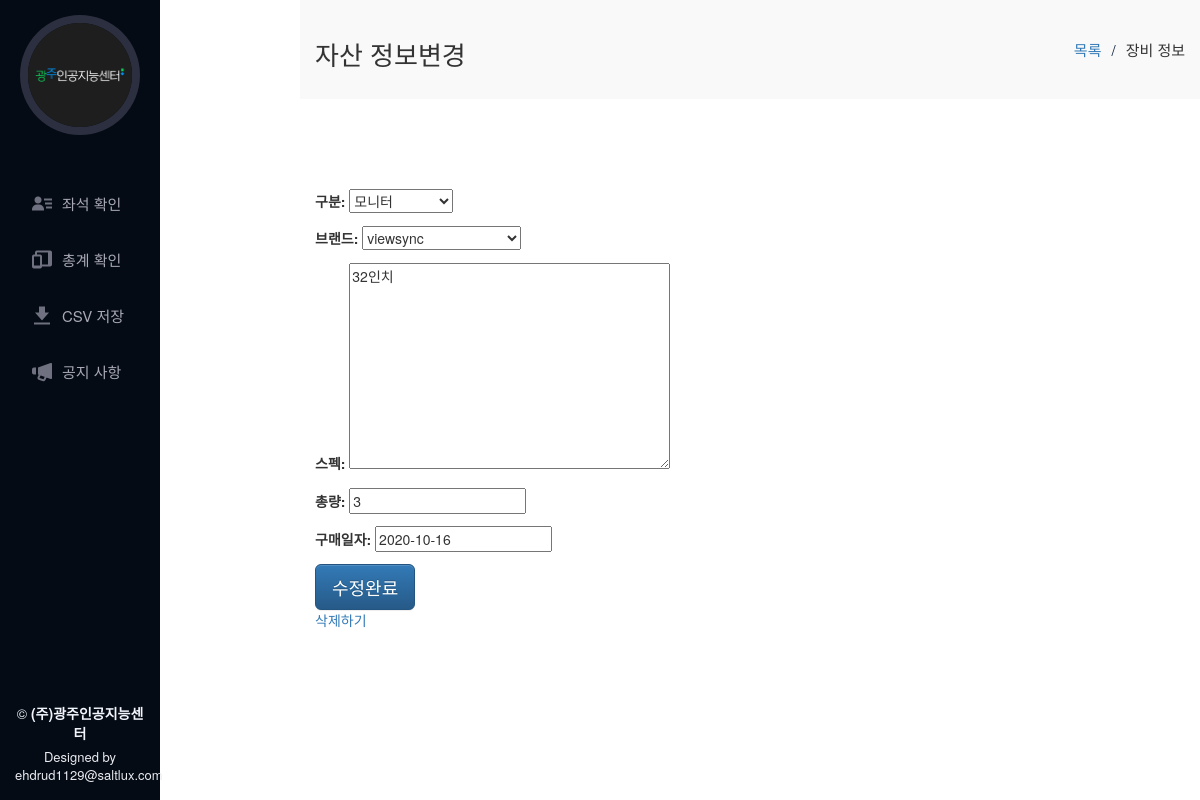
/check_total_update/24, run on the app's committed database.
### app_equipments/models.py (models this page shows, shortened)
class Device(models.Model):
    device_id = models.AutoField(primary_key=True)
    purchase_date = DateField(default=datetime.date.today)
    category = models.CharField(max_length=20, default='', choices=CATEGORY_CHOICES)
    brand = models.CharField(max_length=20, default='', choices=BRAND_CHOICES)
    amount = models.IntegerField(default=1)
    spec = models.TextField(blank=True, default='')
    is_assets = models.CharField(blank=True, max_length=20, default='', choices=IS_ASSETS_CHOICES)
    etc = models.TextField(blank=True, default='')
    class Meta:
        ordering = ('category', 'brand', 'purchase_date')

### app_equipments/views.py (the view)
# urls.py: path('check_total_update/<int:device_id>', check_total_update, name='check_total_update'),
def check_total_update(request, device_id):
    device = Device.objects.get(device_id=device_id)
    if request.method == "POST":
        form = DeviceNewForm(request.POST)
        if form.is_valid():
            device.category = form.cleaned_data['category']
            device.brand = form.cleaned_data['brand']
            device.spec = form.cleaned_data['spec']
            device.amount = form.cleaned_data['amount']
            device.purchase_date = form.cleaned_data['purchase_date']
            device.save()
        return redirect('check_total')
    else:
        form = DeviceNewForm(instance=device)
    return render(request, 'app_equipments/menu/check_total_update.html', {'form': form, 'device_id': device_id,})

### app_equipments/forms.py
class DeviceNewForm(forms.ModelForm):
    class Meta:
        model = Device
        fields = ['category', 'brand', 'spec', 'amount', 'purchase_date',]
        labels = {
            'category': '구분',
            'brand': '브랜드',
            'spec': '스펙',
            'amount': '총량',
            'purchase_date': '구매일자',
        }
    def __init__(self, *args, **kwargs):
        super(DeviceNewForm, self).__init__(*args, **kwargs)
        self.fields['spec'].widget.attrs['placeholder'] = "PC 예시)  CPU : AMD Ryzen 7 4800H with Radeon Graphics 2.90GHz / RAM : 32GB / HDD : 1TB / GPU : GTX1660"

### app_equipments/templates/app_equipments/menu/check_total_update.html (shortened to what this page needs)
{% extends 'app_equipments/base/base.html' %}
{% load static %}
{% block content %}
<main id="main">
  <section id="breadcrumbs" class="breadcrumbs ">
    <div class="container">
      <div class="d-flex justify-content-between align-items-center">
        <h2>자산 정보변경</h2>
        <ol>
          <li><a href="{% url 'check_total' %}">목록</a></li>
          <li>장비 정보</li>
        </ol>
      </div>
    </div>
  </section>
  <section id="portfolio-details" class="portfolio-details ">
    <div class="container">
      <div class="portfolio-description">
        <form method="post">
          {{ form.as_p }}
          <button type="submit" class="btn btn-primary btn-lg">수정완료</button>
        </form>
        <a href="{% url 'check_total_delete' device_id %}">삭제하기</a>
      </div>
    </div>
  </section>
</main>
{% endblock %}

### app_equipments/static/app_equipments/assets/css/style.css (style rules this page uses)
body { font-family: "Open Sans", sans-serif; color: #272829; }
a { color: #149ddd; }
h1, h2, h3, h4, h5, h6 { font-family: "Raleway", sans-serif; }
.container { width:100% !important; }
#main { margin-left: 300px; }
section { padding: 60px 0; overflow: hidden; }
.breadcrumbs { padding: 20px 0; background: #f9f9f9; }
.breadcrumbs h2 { font-size: 26px; font-weight: 300; }
.breadcrumbs ol { display: flex; flex-wrap: wrap; list-style: none; padding: 0; margin: 0; font-size: 15px; }
.breadcrumbs ol li + li { padding-left: 10px; }
.breadcrumbs ol li + li::before { display: inline-block; padding-right: 10px; color: #0e2442; content: "/"; }
.portfolio-details { padding-top: 40px; }
.portfolio-details .portfolio-description { padding-top: 50px; }
.portfolio-details .portfolio-description p { padding: 0; }

### data on the page
Device: category "모니터", brand "viewsync", spec "32인치", amount "3", purchase_date "2020-10-16"
